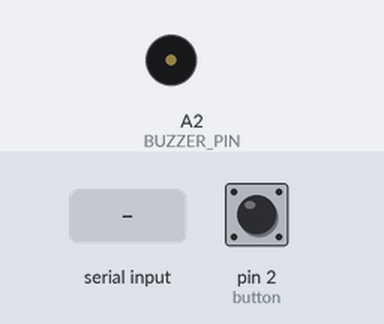
Simulated run of this sketch. Board: Arduino Uno, built with avr-gcc and run on an emulated ATmega328P. On the bench: buzzer (waves = sounding, pin HIGH). The test bench sets the inputs (shaded band); at power-on: pin 2 (button) HIGH. What the sketch prints to the serial monitor is not drawn.

Above: at 1.2 s.
1.3 s: byte 83 (SYN) received over Serial
3.5 s: byte 65 (ACK) received over Serial
5.0 s: pin 2 (button) pulled LOW for 0.15 s
At 5.25 s:
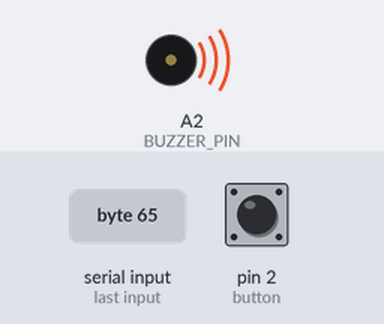
6.8 s: pin 2 (button) pulled LOW for 1 s
At 9.0 s:
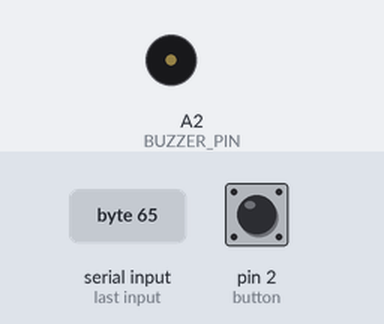
9.3 s: pin 2 (button) pulsed LOW 5 times (0.12 s each, 0.3 s apart)
At 9.9 s:
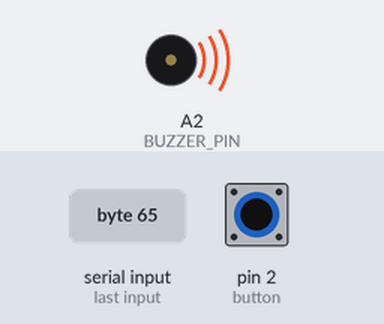
12.3 s: pin 2 (button) driven LOW
At 13.8 s:
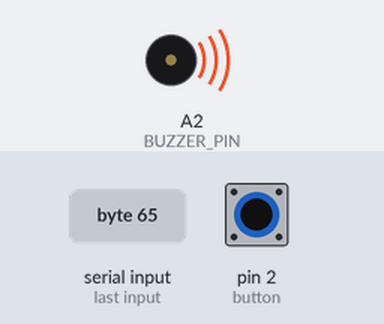
Timing chart, 0 to 14.9 s (numbered marks = the images above; inputs shaded):
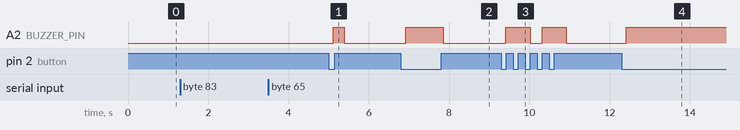

Measured:
- after the input at 1.3 s, every drawn part: stays the same
- after the input at 3.5 s, every drawn part: stays the same
- after the input at 5.0 s, A2 (BUZZER_PIN): LOW → HIGH after 0.12 s, → LOW 0.27 s later
- after the input at 6.8 s, A2 (BUZZER_PIN): LOW → HIGH after 0.12 s, → LOW 0.93 s later
- after the input at 9.3 s, A2 (BUZZER_PIN): alternates HIGH for 0.60 s and LOW for 0.30 s, 4 changes in all, then stays LOW, starting after 0.12 s
- after the input at 12.3 s, A2 (BUZZER_PIN): LOW → HIGH after 0.12 s

The sketch:

GunDefault.ino
```cpp
#include <ezButton.h>
#include <Arduino.h>
#include <IRremote.hpp>
#include <Arduino.h>
#include <IRremote.hpp>

ezButton button(2);
#define IR_SEND_PIN         4 //ir emitter
#define SYN 'S'
#define ACK 'A'
#define NAK 'N'
#define BUZZER_PIN          A2

uint16_t click_counter = 0; //6 bullets in game

byte packet[20];

int packetsize = 20;

long startTime = 0;
long sendTime;
long timeout = 1000; //timeout of 1 second

bool doneHandshake = false;
bool rcvSYN = false;

bool readData = false;
bool sendData = false;
bool packetDone = false;

long retransmitCount = 0;
byte SeqID = 0x00;
byte BeetleID = 0x02; //gun
int data = 0xB6; //182

uint16_t sAddress = 0x7820;
uint8_t sCommand = 0x72;
uint8_t sRepeats = 0;


bool waitForSYN(){ //SYN from laptop
  bool SYN_detected = false;

  if(Serial.available()){
    char response = Serial.read(); //take note char is 1 byte, waiting for SYN
    if(response == SYN){
      Serial.write(ACK);
      SYN_detected = true;
    }
  }

  return SYN_detected;
}


bool waitForACK(){ //SYN from laptop
  bool ACK_detected = false;

  if(Serial.available()){
    char response = Serial.read(); //take note char is 1 byte, waiting for SYN
    if(response == ACK){
      //Serial.write(ACK);
      ACK_detected = true;
    }
  }
  return ACK_detected;
}


bool handshake(){ //wait for ACK from laptop to establish 3 way handshake
  bool isHandshake = false;
  Serial.write(ACK);

  while(Serial.available()&&isHandshake==false){
    char response = Serial.read();
    if(response == ACK){
      Serial.flush(); //might not need
      isHandshake = true;
    }
    delay(50);
  }
  return isHandshake;
}

char packetACK (){ //Waiting for ACK/NAK after sending packet
  if(Serial.available()){
    char response = Serial.read();

    if(response == ACK){
      return ACK;
    }
    else if (response == NAK){
      return NAK;
    }
    else{
      return 'W'; //means waiting
    }

  }
}

byte calculateChecksum(byte pkt[], int pktsize){
  byte checksum = 0;

  for(int digit=0;digit<pktsize-1;digit++){
    checksum ^=pkt[digit]; //xor checksum used, to be calc the same way at laptop to detect bit errors
  }
  return checksum;
}

void addSeqIDToPacket(byte pkt[], char SeqID){ //not used
  int index = 1; //second bit of packet
  pkt[index] = (byte) SeqID;
}

void addBeetleIDToPacket(byte pkt[], char BeetleID){
  int index = 0; //first bit of packet
  pkt[index] = (byte) BeetleID;
}

void addChecksumToPacket(byte pkt[], int pktsize){
  int index = pktsize - 1; //last bit of packet
  pkt[index] = calculateChecksum(pkt, pktsize);
}


void addDataToPacket(byte pkt[], int data){
  int index = 3; //start with index 3, since index 0 is the SeqID and index 1 is BeetleID
  pkt[index] = (byte) data;
}
void setup() {
    while (!Serial && (millis() < 10000));
    Serial.begin(115200);
    button.setDebounceTime(50);
    IrSender.begin(IR_SEND_PIN); // Start with IR_SEND_PIN as send pin and if NO_LED_FEEDBACK_CODE is NOT defined, enable feedback LED at default feedback LED pin
    pinMode(BUZZER_PIN, OUTPUT);
}

void loop() {

  button.loop();

  if(doneHandshake){
      if(button.isPressed()){
      //Serial.println("Button is pressed");
      IrSender.sendNEC(sAddress, sCommand, sRepeats);
      digitalWrite(BUZZER_PIN, HIGH);
      packet[0] = BeetleID;
      packet[1] = SeqID;
      packet[2] = (byte) 0x00;
      addDataToPacket(packet,data);
      addChecksumToPacket(packet, packetsize);
      Serial.write(packet,packetsize);
      delay(100);
      SeqID++;
    }
    if(button.isReleased()){
      //Serial.println("Button is released");
      digitalWrite(BUZZER_PIN, LOW);
    }
  }
  else {
    if(rcvSYN){
      if(handshake()){
        doneHandshake = true;
        delay(1000);
      }
    }
    else{
      rcvSYN = waitForSYN();
      delay(500);
    }
  }
}
```
